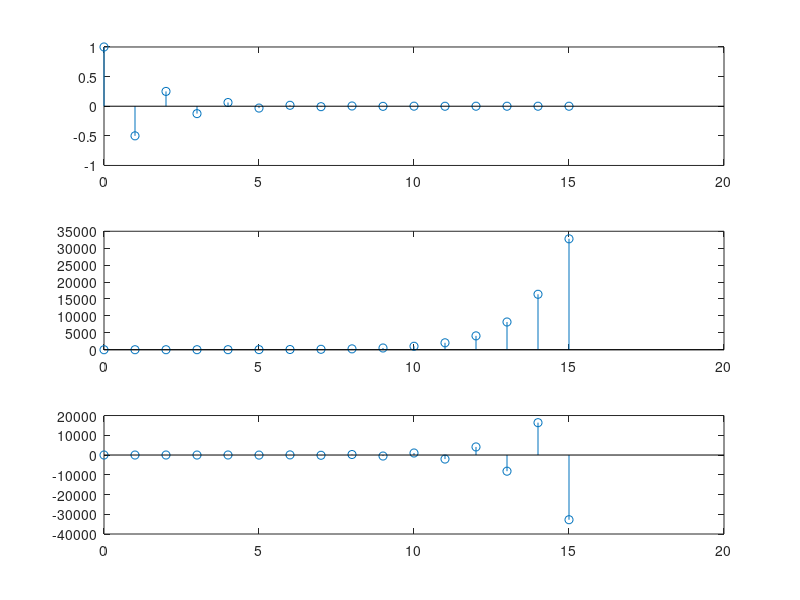

Write MATLAB code to recreate this figure.
clc;
clear all;
close all;
k=0:15;
u=power(-1/2,k);
v=power(2,k);
w=power(-2,k);
subplot(3,1,1),stem(k,u);
subplot(3,1,2),stem(k,v);
subplot(3,1,3),stem(k,w);